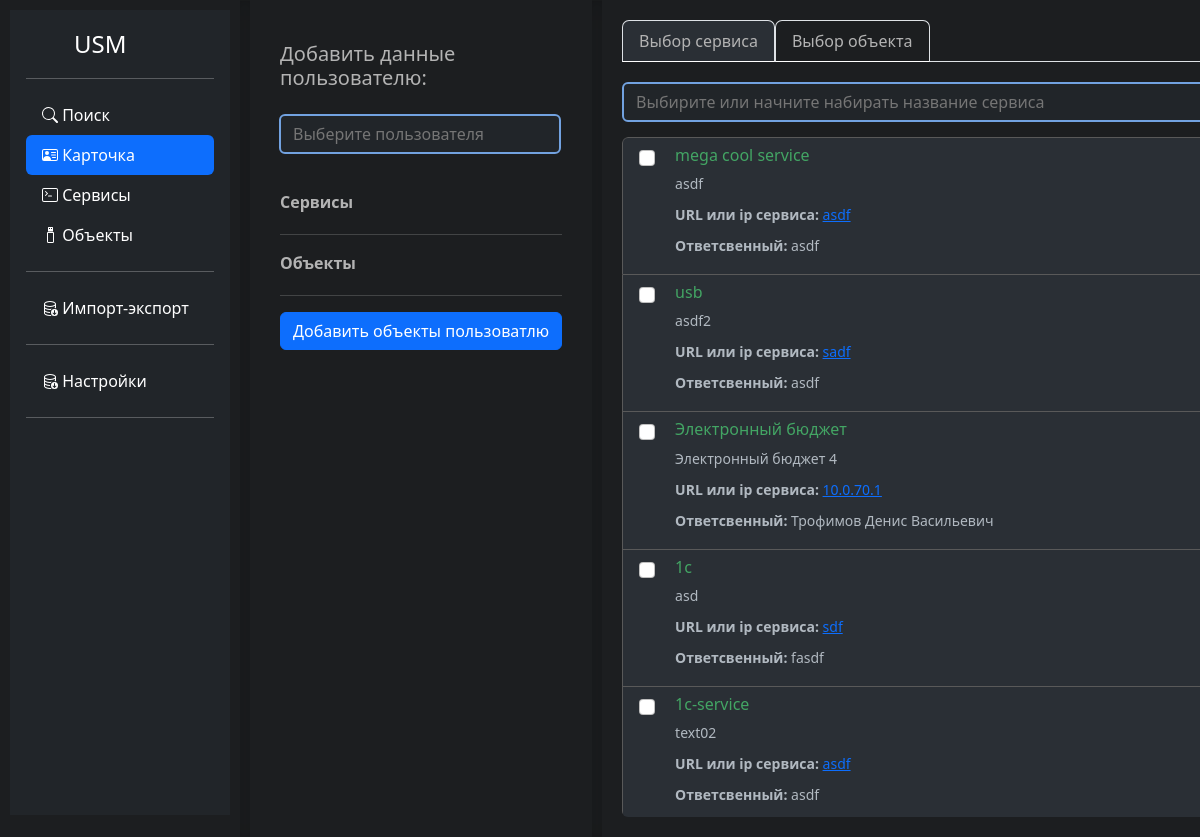
Screenshot of /users with the database file from the repository.
### tables this page shows
CREATE TABLE service (service_name varchar(300) PRIMARY KEY, service_url varchar(300), service_text text, service_owner varchar(300));

### um.py (the view)
@app.route('/users', methods=['GET', 'POST'])
def users():
    if request.method == 'POST':
        form = request.form
        search_value = False
        device_value = False
        user = False
        search_value = search_service()
        device_value = search_device()
        user = search_users()
        user_name = insert_data_type_form_user(form)
        return render_template('users.html', side_pos='active', user_name=user_name, search_value=search_value, device_value=device_value, user=user)
    else:
        search_value = False
        device_value = False
        user = False
        search_value = search_service()
        device_value = search_device()
        user = search_users()
        return render_template('users.html', side_pos='active', search_value=search_value, device_value=device_value, user=user)

### um.py (called while the page is built)
def search_service():
    conn = sqlite3.connect(path_db)
    conn.row_factory = sqlite3.Row
    cursor = conn.cursor()
    cursor.execute("create table if not exists service (service_name varchar(300) PRIMARY KEY, service_url varchar(300), service_text text, service_owner varchar(300));")
    cursor.execute('SELECT * FROM service')
    results = cursor.fetchall()
    conn.close()
    return (results)

def search_users():
    conn = sqlite3.connect(path_db)
    conn.row_factory = sqlite3.Row
    cursor = conn.cursor()
    cursor.execute('SELECT * FROM users')
    results = cursor.fetchall()
    conn.close()
    return (results)

def search_device():
    conn = sqlite3.connect(path_db)
    conn.row_factory = sqlite3.Row
    cursor = conn.cursor()
    cursor.execute("create table if not exists device (id integer, device_type_name varchar(300), device_inv varchar(300), device_ident varchar(300) PRIMARY KEY, device_text varchar(300));")
    cursor.execute('SELECT * FROM device')
    results = cursor.fetchall()
    conn.close()
    return (results)

### templates/users.html (shortened to what this page needs)
{%extends "base.html"%}
{%block users%}
{{side_pos}}
{%endblock%}
{%block users_div_main_form%}
<div class="um_hor_separation"></div>
<form class="needs-validation um_form_service" action="{{ url_for('users') }}" method="POST" novalidate>
<div  style="margin: 20px; width: auto; color:#b3b3b3">
    <div class="input-group mb-3">
     <h5>Добавить данные пользователю:</h5>
  </div>
    <div class="input-group mb-3">
        <input style="border-radius: 0.375rem; margin-bottom: 20px; border: 2px solid #72a2e0;" id="user_name" name="user_name" class="um_form_input"  list="datalistOptions" placeholder="Выберите пользователя" required>
    </div>
    <div >
        <b>Сервисы</b>
        <hr>
    </div>
    <div>
        <b>Объекты</b>
        <hr>
    </div>
        <div class="input-group mb-3">
        <input  class="btn btn-primary" type="submit" value="Добавить объекты пользоватлю" >
    </div>
</form>
<div class="um_hor_separation"></div>
<div  style="margin-top: 20px; width: 620px;" class =" ">
<nav>
  <div style="margin-left: 20px;" class="nav nav-tabs" id="nav-tab" role="tablist">
    <button class="nav-link active" id="nav-home-tab" data-bs-toggle="tab" data-bs-target="#nav-home" type="button" role="tab" aria-controls="nav-home" aria-selected="true">Выбор сервиса</button>
    <button class="nav-link" id="nav-profile-tab" data-bs-toggle="tab" data-bs-target="#nav-profile" type="button" role="tab" aria-controls="nav-profile" aria-selected="false">Выбор объекта</button>
  </div>
</nav>
<div class="tab-content" id="nav-tabContent">
  <div class="tab-pane fade show active" id="nav-home" role="tabpanel" aria-labelledby="nav-home-tab" tabindex="0">
  <form style="margin: 20px; width: 600px;" class="needs-validation" action="" method="POST" id="service_search" novalidate>
    <input style=" border: 2px solid #72a2e0; " class="um_form_input " id="service_name_search" name="service_name_search" placeholder="Выбирите или начните набирать название сервиса">
    <div class="list-group mx-0 w-auto mostly-customized-scrollbar " style="margin-top: 15px; overflow-y: auto; height: 81vh;">
    {% set i = namespace(value=0) %}
    {% for value in search_value %}
     <label class="list-group-item list_items um_service_list">
       <input class="form-check-input flex-shrink-0" type="checkbox" value="{{ value.service_name }}" name="check_service" id="service_check{{ i.value }}"  onclick="select_service(this,service_name_value{{ i.value }},service_url_value{{ i.value }},service_text_value{{ i.value }},service_owner_value{{ i.value }})" required>
       <span>
         <h6>{{ value.service_name }}</h6>
         <small class="d-block text-muted">{{ value.service_text }}
          <strong>URL или ip сервиса:</strong>  <a href="{{ value.service_url }}">{{ value.service_url }}</a>
          <strong> Ответсвенный:</strong>  {{ value.service_owner }}
         </small>
       </span>
     </label>
        {% set i.value = i.value + 1 %}
    {% endfor %}
  </div>
  </form>
</div>
    {% set i = namespace(value=0) %}
  </div>
</div>
{%endblock%}

### static/local_css/um.css (style rules this page uses)
.um_form_service { padding: 10px; padding-top: 22px; border-radius: 5px; color: #b3b3b3; width: 550px; }
.um_service_list { background-color: #2a2f35; color: #43a564; border-color: #595959; }
.um_form_input { display: block; width: 100%; padding: 0.375rem 0.75rem; font-size: 1rem; font-weight: 400; line-height: 1.5; color: #fff; background-color: #212529; background-clip: padding-box; border: 1px solid #ced4da; -webkit-appearance: none; -moz-appearance: none; appearance: none; border-radius: 0.375rem; transition: border-color .15s ease-in-out,box-shadow .15s ease-in-out; }
.nav-tabs .nav-link.active { color: #b3b3b3 ; background-color: #2a2f35; border-color: var(--bs-nav-tabs-link-active-border-color); margin-bottom: calc(-1 * var(--bs-nav-tabs-border-width)); border-top-left-radius: 7px; border-top-right-radius: 7px; }
.nav-tabs .nav-link { color: #b3b3b3 ; background: 0 0; border-color: #2d2626; border-color: var(--bs-nav-tabs-link-active-border-color); margin-bottom: calc(-1 * var(--bs-nav-tabs-border-width)); border-top-left-radius: 7px; border-top-right-radius: 7px; }
.um_hor_separation { flex-shrink: 0; width: 10px; height: auto; border: solid rgba(0, 0, 0, .15); border-width: 1px 0; box-shadow: inset 0 0.5em 1.5em rgb(0 0 0 / 10%), inset 0 0.125em 0.5em rgb(0 0 0 / 15%); }
.list_items { gap: 10px; display: flex; }

### rows the page displays
service: service_name "mega cool service", service_text "asdf", service_url "asdf", service_owner "asdf"
service: service_name "usb", service_text "asdf2", service_url "sadf", service_owner "asdf"
service: service_name "Электронный бюджет", service_text "Электронный бюджет 4", service_url "10.0.70.1", service_owner "Трофимов Денис Васильевич"
service: service_name "1с", service_text "asd", service_url "sdf", service_owner "fasdf"
service: service_name "1c-service", service_text "text02", service_url "asdf", service_owner "asdf"
